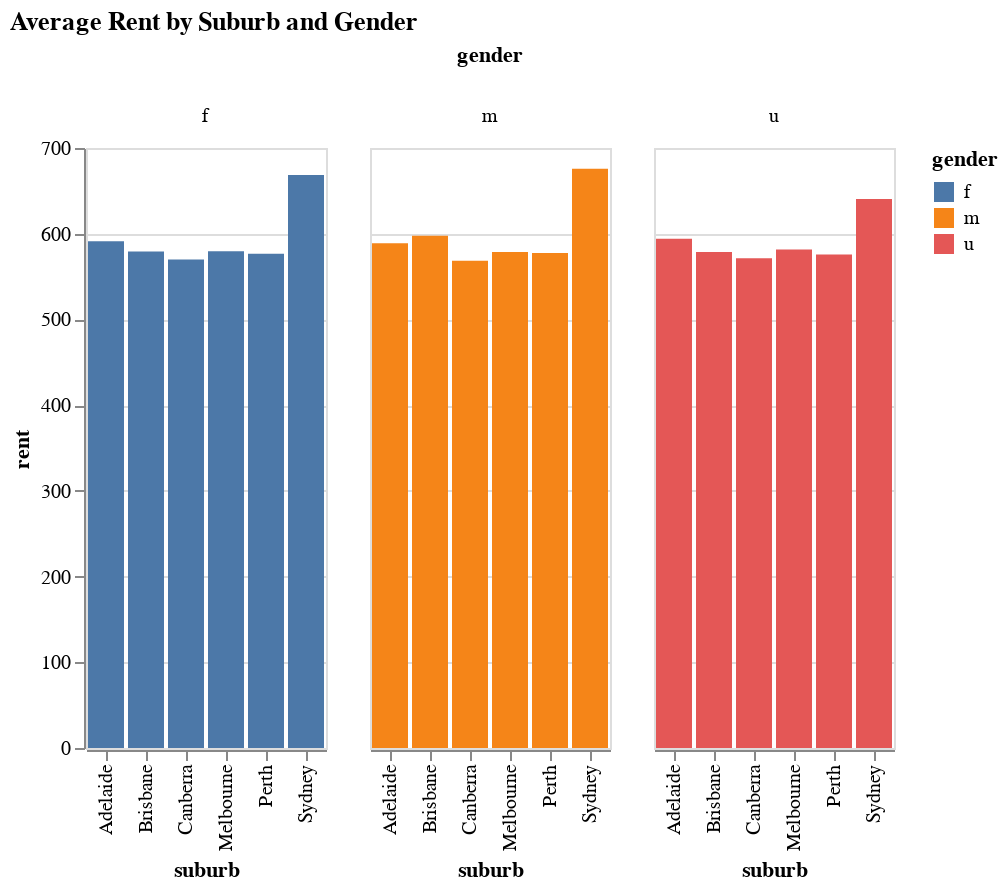

Notebook code for this chart:
### Code cell
# prompt: show me the number of rent vs gender suburbwise

# Assuming your DataFrame is named 'df' and it has columns 'suburb', 'rent', 'gender'.

# Group by suburb and gender, then calculate the average rent.
avg_rent_by_suburb_gender = df.groupby(['suburb', 'gender'])['rent'].mean().reset_index()

# Create an Altair chart to show the average rent for each gender in each suburb.
alt.Chart(avg_rent_by_suburb_gender).mark_bar().encode(
    x='suburb:N',
    y='rent:Q',
    color='gender:N',
    column='gender:N'  # Use 'gender' to create separate columns for comparison
).properties(
    title='Average Rent by Suburb and Gender'
)

### Figure 1 — Vega-Lite specification as saved in the notebook (floating-point values rounded to 4 significant figures)
{"config": {"view": {"continuousWidth": 300, "continuousHeight": 300}}, "data": {"name": "data-8533f5702e596a7767a5ce616ba290b9"}, "mark": {"type": "bar"}, "encoding": {"color": {"field": "gender", "type": "nominal"}, "column": {"field": "gender", "type": "nominal"}, "x": {"field": "suburb", "type": "nominal"}, "y": {"field": "rent", "type": "quantitative"}}, "title": "Average Rent by Suburb and Gender", "$schema": "https://vega.github.io/schema/vega-lite/v5.20.1.json", "datasets": {"data-8533f5702e596a7767a5ce616ba290b9": [{"suburb": "Adelaide", "gender": "f", "rent": 591.3}, {"suburb": "Adelaide", "gender": "m", "rent": 588.9}, {"suburb": "Adelaide", "gender": "u", "rent": 594.1}, {"suburb": "Brisbane", "gender": "f", "rent": 579.3}, {"suburb": "Brisbane", "gender": "m", "rent": 597.6}, {"suburb": "Brisbane", "gender": "u", "rent": 578.5}, {"suburb": "Canberra", "gender": "f", "rent": 570.0}, {"suburb": "Canberra", "gender": "m", "rent": 568.5}, {"suburb": "Canberra", "gender": "u", "rent": 571.3}, {"suburb": "Melbourne", "gender": "f", "rent": 579.5}, {"suburb": "Melbourne", "gender": "m", "rent": 578.6}, {"suburb": "Melbourne", "gender": "u", "rent": 581.5}, {"suburb": "Perth", "gender": "f", "rent": 576.6}, {"suburb": "Perth", "gender": "m", "rent": 577.6}, {"suburb": "Perth", "gender": "u", "rent": 575.8}, {"suburb": "Sydney", "gender": "f", "rent": 668.4}, {"suburb": "Sydney", "gender": "m", "rent": 675.8}, {"suburb": "Sydney", "gender": "u", "rent": 640.4}]}}
